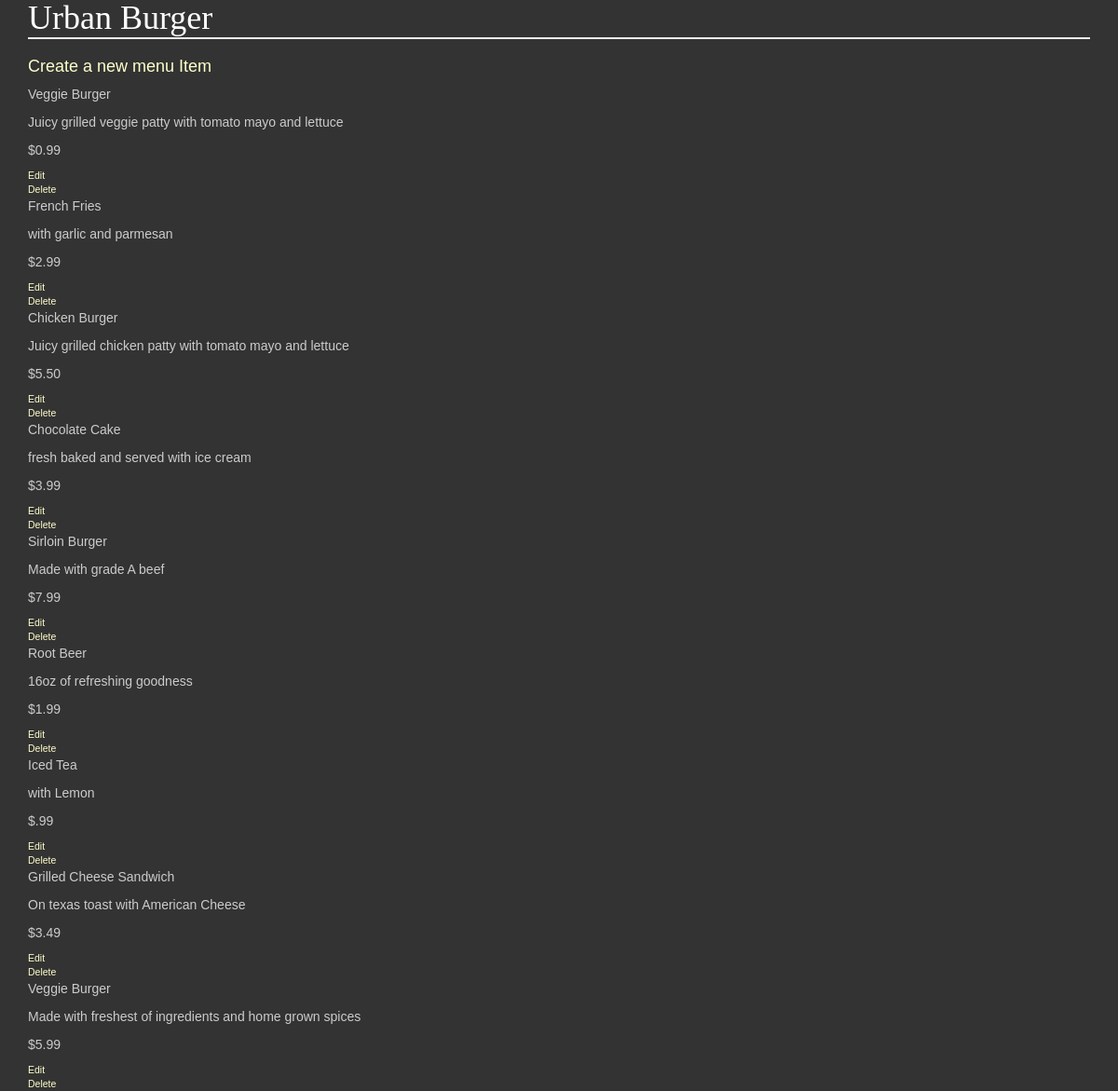
The app's page /restaurants/2/ with its own data.
### database_setup.py (models this page shows)
class Restaurant(Base):
	__tablename__ = 'restaurant'
	name = Column(
		String(80), nullable = False)
	id = Column(
		Integer, primary_key = True)

class MenuItem(Base):
	__tablename__ = 'menu_item'
	name = Column(String(80), nullable = False)
	id = Column(Integer, primary_key = True)
	course = Column(String(250))
	description = Column(String(250))
	price = Column(String(8))
	restaurant_id = Column(Integer, ForeignKey('restaurant.id'))
	restaurant = relationship(Restaurant)

### project.py (the view)
@app.route('/restaurants/<int:restaurant_id>/')
def restaurantMenu(restaurant_id):
    restaurant = session.query(Restaurant).filter_by(id=restaurant_id).one()
    items = session.query(MenuItem).filter_by(restaurant_id=restaurant.id)
    return render_template('menu.html',restaurant = restaurant, restaurant_id = restaurant_id, items = items)

### templates/menu.html (shortened to what this page needs)
<html>
<head>
	<link rel="stylesheet" href="https://maxcdn.bootstrapcdn.com/bootstrap/3.3.5/css/bootstrap.min.css">
	<link rel="stylesheet" type="text/css" href="{{url_for('static', filename = 'styles.css')}}">
</head>
<body class="container">
<h1>{{restaurant.name}}</h1>
<h3><a href="{{ url_for('newMenuItem', restaurant_id = restaurant_id) }}">Create a new menu Item</a></h3>
{% for i in items %}
<div>
<p>{{i.name}}</p>
<p>{{i.description}}</p>
<p> {{i.price}} </p>
<a href="{{url_for('editMenuItem',restaurant_id = restaurant.id,menu_id = i.id)}}">Edit</a><br>
<a href="{{url_for('deleteMenuItem',restaurant_id = restaurant.id,menu_id = i.id)}}">Delete</a>
</div>
{% endfor %}
</body>
</html>

### static/styles.css (style rules this page uses)
body { font-family: sans-serif; background-image: url('img3.jpg'); background-color: #333333 }
h1, h2, h3, h4 { color: #FFFFFF; }
h1, h2 { font-family: 'Georgia', serif; margin: 0; }
h1 { border-bottom: 2px solid #eee; }
p, dd, dt { color: #CCCCCC; }
a { text-decoration: none; color:#FFFFCC; font-size: .75em; }

### records on screen
Restaurant: name "Urban Burger"
MenuItem: name "Veggie Burger", description "Juicy grilled veggie patty with tomato mayo and lettuce", price "$0.99"
MenuItem: name "French Fries", description "with garlic and parmesan", price "$2.99"
MenuItem: name "Chicken Burger", description "Juicy grilled chicken patty with tomato mayo and lettuce", price "$5.50"
MenuItem: name "Chocolate Cake", description "fresh baked and served with ice cream", price "$3.99"
MenuItem: name "Sirloin Burger", description "Made with grade A beef", price "$7.99"
MenuItem: name "Root Beer", description "16oz of refreshing goodness", price "$1.99"
MenuItem: name "Iced Tea", description "with Lemon", price "$.99"
MenuItem: name "Grilled Cheese Sandwich", description "On texas toast with American Cheese", price "$3.49"
MenuItem: name "Veggie Burger", description "Made with freshest of ingredients and home grown spices", price "$5.99"
